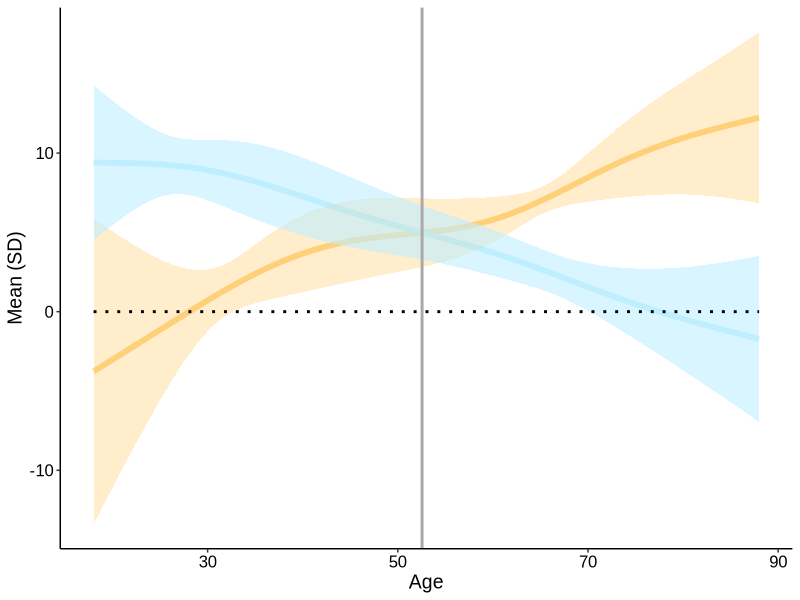
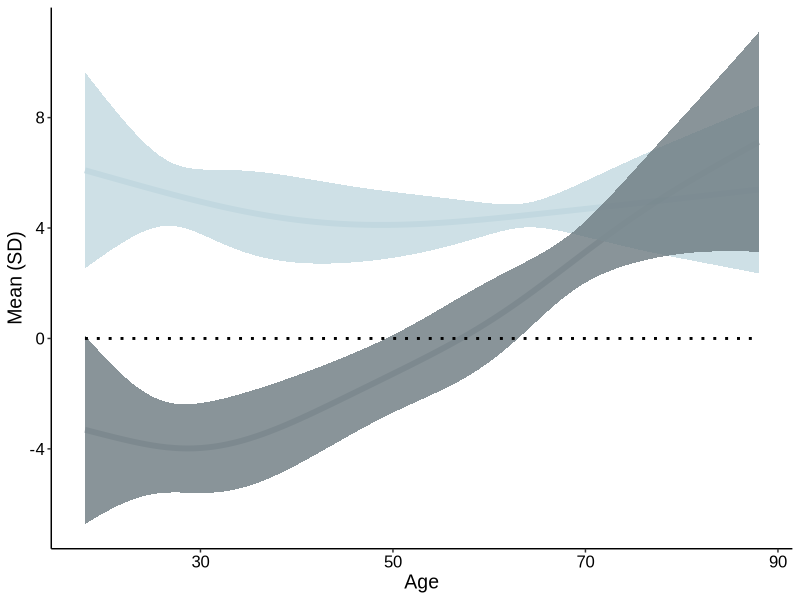
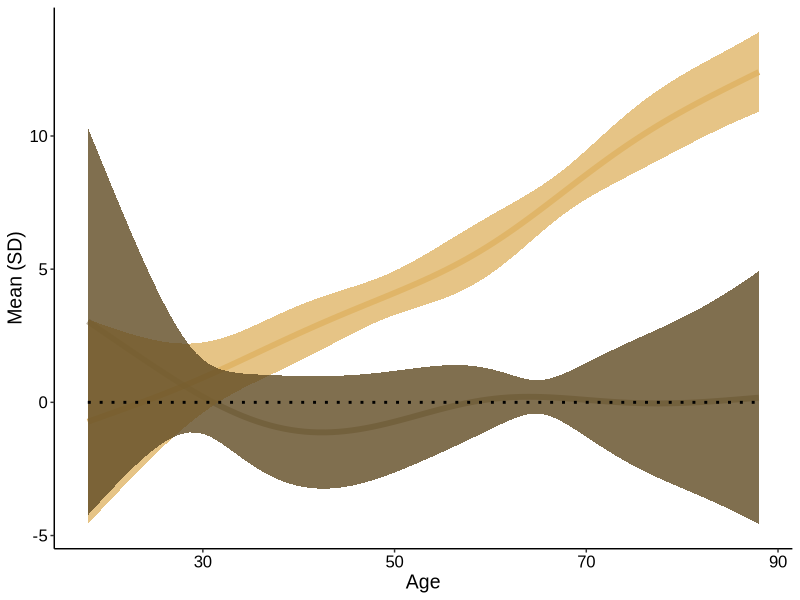

R code for these plots, in order:
################################################################################
# Written by Loïc Labache, Ph.D.                                               #
# Holmes Lab, Department of Psychiatry - Rutgers University                    #
# June 21, 2024                                                                #
################################################################################

# Libraries.....................................................................
#...............................................................................
packages = c("here", "dplyr", "stringr", "cluster", "ggplot2")
             
             
             
             # "readxl", "gamm4", "progress",
             # "tidyr", "", "ggplot2")
lapply(packages, require, character.only = T)

# Data..........................................................................
#...............................................................................
desc_lum = read.csv(here("Atlas", "language_memory_atlas.txt"))
traj_data_LRA = read.csv(here("Data", "trajectories_hrois.csv"))[, -1]
sig_roi = read.csv(here("Data", "effect_HemiByAge.csv"))[, -1]
beta_hemi = read.csv(here("Data", "effect_Hemi.csv"))
colnames(beta_hemi)[1] = "region"

# Data Wrangling................................................................
#...............................................................................
# Selecting Asymmetrical Trajectories...........................................
index_columns = grep("Asym.*pred|pred.*Asym",
                     colnames(traj_data_LRA), 
                     value = TRUE)
traj_data_all = traj_data_LRA %>%
  select(age, all_of(index_columns))
# Selecting Region with a Significant Hemisphere by Age Effect..................
pat_sig_roi = str_c(sig_roi[sig_roi$sig_roi == TRUE, ]$ROI,
                    collapse = "|")
index_sig_roi = colnames(traj_data_all)[str_detect(colnames(traj_data_all), 
                                               pat_sig_roi)]
traj_data = traj_data_all %>%
  select(age, all_of(index_sig_roi))
beta_hemi = beta_hemi[beta_hemi$region %in%
                        sig_roi[sig_roi$sig_roi == TRUE, ]$ROI, ]

# Partition Around Medoids Classification.......................................
#...............................................................................
# Computation Sum of Squares between Trajectories...............................
ssdist = as.matrix(dist(t(traj_data[, -1]), method = "euclidean"))^2
# Determination of the Number of Clusters.......................................
cl_sil = 2:7
sil_coef_dist = numeric(length(cl_sil))
for (i in seq_along(cl_sil)) {
  k = cl_sil[i]
  cl_dist = pam(ssdist, k = k, diss = TRUE)
  sil_dist = silhouette(cl_dist)
  sil_coef_dist[i] = summary(sil_dist)$avg.width
}
sols = data.frame("cl" = cl_sil, "dist" = sil_coef_dist)
nb_clust = sols$cl[sols$dist==max(sols$dist)] 
# Clustering....................................................................
pam_clust = pam(ssdist, k = nb_clust, diss = TRUE)
clusters = pam_clust$clustering

# Visualization Trajectories: Asymmetries.......................................
#...............................................................................
# Cluster 1.....................................................................
mean_beta_clusterOne = mean(beta_hemi[beta_hemi$region %in% 
                                        gsub("...Asym...pred", "", 
                                             names(clusters[clusters == 1])), ]$coef_hemi)
mean_clusterOne = rowMeans(traj_data[, colnames(traj_data) %in% 
                                       names(clusters[clusters == 1])]) 
mean_clusterOne = mean_clusterOne + mean_beta_clusterOne
sd_clusterOne = apply(traj_data[, colnames(traj_data) %in%
                                  names(clusters[clusters == 1])], 1, sd)
res_cOne = data.frame(mean_clusterOne, sd_clusterOne, age = traj_data$age)
# Cluster 2.....................................................................
mean_beta_clusterTwo = mean(beta_hemi[beta_hemi$region %in% 
                                        gsub("...Asym...pred", "", 
                                             names(clusters[clusters == 2])), ]$coef_hemi)
mean_clusterTwo = rowMeans(traj_data[, colnames(traj_data) %in% 
                                       names(clusters[clusters == 2])]) 
mean_clusterTwo = mean_clusterTwo + mean_beta_clusterTwo
sd_clusterTwo = apply(traj_data[, colnames(traj_data) %in%
                                  names(clusters[clusters == 2])], 1, sd)
res_cTwo = data.frame(mean_clusterTwo, sd_clusterTwo)
# Plot Parameters...............................................................
lab.size = 12
title.size = 14
line.thickness = 2
theme_perso = theme(text = element_text(family = "Arial"), 
                    plot.title = element_text(hjust=0.5),
                    axis.text.y = element_text(size=lab.size, colour = "black"),
                    axis.title.y = element_text(size=title.size,colour = "black"),
                    axis.text.x = element_text(size=lab.size,colour = "black"),
                    axis.title.x = element_text(size=title.size,colour = "black"),
                    axis.line = element_line(colour = "black", linewidth = 0.5))
col_cl_asym = c('lightblue1','orange1')
# Visualization.................................................................
res = data.frame(res_cOne, res_cTwo) %>% mutate(zero = 0)
traj_clusters = ggplot(res) +
  geom_line(aes(x = age, y = mean_clusterTwo), 
            col = col_cl_asym[2],
            linewidth = line.thickness, 
            alpha = 0.4) +
  geom_line(aes(x = age, y = mean_clusterOne), 
            col = col_cl_asym[1], 
            linewidth = line.thickness) +
  geom_ribbon(aes(x = age,
                  ymin = mean_clusterTwo - sd_clusterTwo,
                  ymax = mean_clusterTwo + sd_clusterTwo),
              alpha = 0.2, 
              fill = col_cl_asym[2]) +
  geom_ribbon(aes(x = age, 
                  ymin = mean_clusterOne - sd_clusterOne,
                  ymax = mean_clusterOne + sd_clusterOne),
              alpha = 0.6, 
              fill = col_cl_asym[1]) +
  geom_line(aes(x = age, y = zero), 
            col = "black",
            linewidth = (line.thickness/2), 
            linetype = 3) +
  xlab("Age") +
  ylab("Mean (SD)") +
  theme_classic() +
  theme_perso
# Intersection between Trajectories Curves.......................................
f1 = approxfun(ggplot_build(traj_clusters)$data[[1]]$x, 
               ggplot_build(traj_clusters)$data[[1]]$y)
f2 = approxfun(ggplot_build(traj_clusters)$data[[2]]$x, 
               ggplot_build(traj_clusters)$data[[2]]$y)
intersection_courbes = optimize(function(t0) abs(f1(t0) - f2(t0)), 
                                interval = range(ggplot_build(traj_clusters)$data[[1]]$x))
traj_clusters = traj_clusters + 
  geom_vline(xintercept = intersection_courbes$minimum,
             color = "darkgrey",
             linewidth = (line.thickness/2), 
             linetype = "solid")
traj_clusters

# Visualization Proportion of Clusters by Function..............................
#...............................................................................
# Clusters Proportion by Function...............................................
clusters_roi = data.frame(region = gsub("...Asym...pred", "", names(clusters)), 
                          Cluster = as.numeric(clusters))
cluster_desc = merge(desc_lum[desc_lum$Hemisphere == "L", ], 
                     clusters_roi, 
                     by.x = "abbreviation",
                     by.y = "region", 
                     all.x = TRUE)
cluster_desc$Cluster[is.na(cluster_desc$Cluster)] = 0
cluster_desc$Function = as.factor(ifelse(cluster_desc$Function !="L",
                                         "LM", "LCORE"))
cluster_desc$cluFact = factor(cluster_desc$Cluster,
                              levels = c("1", "2", "0"))
cluster_proportion = cluster_desc %>%
  count(Function, Cluster) %>%
  group_by(Cluster) %>%
  mutate(lab = round(prop.table(n) * 100, 2))
# Visualization.................................................................
prop_col = col_cl_asym
prop_col[3] = "#555555" # gray
prop_col = prop_col[c(3,1,2)]
cluster_proportion$lab = round(cluster_proportion$lab)
cluster_proportion$Cluster = factor(cluster_proportion$Cluster,
                                    levels = c("1", "2", "0"))
prop_lmn_byCluster = ggplot(cluster_proportion) +
  geom_col(alpha=0.5,
           aes(x = Function, 
               y = lab,
               fill = Cluster),
           position = "dodge") +
  scale_fill_manual(values = prop_col[c(2,3,1)]) +
  geom_text(aes(Function, lab, 
                label = sprintf("%2.1f", lab), 
                group = Cluster), 
            position = position_dodge(width = 0.9)) +
  theme_classic() +
  theme_perso + 
  theme(axis.title.x=element_blank(),
        axis.title.y=element_blank(),
        legend.position="none",
        axis.text.y=element_blank(),
        axis.ticks.y=element_blank(),
        axis.line.y=element_blank(),)
prop_lmn_byCluster

# Visualization Trajectories: by Hemispheres....................................
#...............................................................................
# Selecting Left Trajectories with a Significant Hemisphere by Age Effect.......
idx_col_L = grep("L.*pred|pred.*L",
                 colnames(traj_data_LRA), 
                 value = TRUE)
traj_data_L = traj_data_LRA %>%
  select(age, all_of(idx_col_L))
idx_sig_L = colnames(traj_data_L)[str_detect(colnames(traj_data_L), 
                                             pat_sig_roi)]
traj_data_L = traj_data_L %>%
  select(age, all_of(idx_sig_L))
# Selecting Right Trajectories with a Significant Hemisphere by Age Effect......
idx_col_R = grep("R.*pred|pred.*R",
                 colnames(traj_data_LRA), 
                 value = TRUE)
traj_data_R = traj_data_LRA %>%
  select(age, all_of(idx_col_R))
idx_sig_R = colnames(traj_data_R)[str_detect(colnames(traj_data_R), 
                                             pat_sig_roi)]
traj_data_R = traj_data_R %>%
  select(age, all_of(idx_sig_R))
# Average Trajectories By Hemisphere Cluster 1..................................
# Left..........................................................................
mean_clusterOne_L = rowMeans(traj_data_L[, colnames(traj_data_L) %in% 
                                           gsub("Asym", "L", names(clusters[clusters == 1]))]) 
mean_clusterOne_L = mean_clusterOne_L + mean_beta_clusterOne
sd_clusterOne_L = apply(traj_data_L[, colnames(traj_data_L) %in%
                                      gsub("Asym", "L", names(clusters[clusters == 1]))], 1, sd)
res_cOne_L = data.frame(mean_clusterOne_L, sd_clusterOne_L, age = traj_data_L$age)
# Right.........................................................................
mean_clusterOne_R = rowMeans(traj_data_R[, colnames(traj_data_R) %in% 
                                           gsub("Asym", "R", names(clusters[clusters == 1]))])
sd_clusterOne_R = apply(traj_data_R[, colnames(traj_data_R) %in%
                                      gsub("Asym", "R", names(clusters[clusters == 1]))], 1, sd)
res_cOne_R = data.frame(mean_clusterOne_R, sd_clusterOne_R, age = traj_data_R$age)
res_cOne_LR = data.frame(res_cOne_L, res_cOne_R) %>% mutate(zero = 0)
# Average Trajectories By Hemisphere Cluster 2..................................
# Left..........................................................................
mean_clusterTwo_L = rowMeans(traj_data_L[, colnames(traj_data_L) %in% 
                                           gsub("Asym", "L", names(clusters[clusters == 2]))]) 
mean_clusterTwo_L = mean_clusterTwo_L + mean_beta_clusterTwo
sd_clusterTwo_L = apply(traj_data_L[, colnames(traj_data_L) %in%
                                      gsub("Asym", "L", names(clusters[clusters == 2]))], 1, sd)
res_cTwo_L = data.frame(mean_clusterTwo_L, sd_clusterTwo_L, age = traj_data_L$age)
# Right.........................................................................
mean_clusterTwo_R = rowMeans(traj_data_R[, colnames(traj_data_R) %in% 
                                           gsub("Asym", "R", names(clusters[clusters == 2]))])
sd_clusterTwo_R = apply(traj_data_R[, colnames(traj_data_R) %in%
                                      gsub("Asym", "R", names(clusters[clusters == 2]))], 1, sd)
res_cTwo_R = data.frame(mean_clusterTwo_R, sd_clusterTwo_R, age = traj_data_R$age)
res_cTwo_LR = data.frame(res_cTwo_L, res_cTwo_R) %>% mutate(zero = 0)
# Visualization Cluster 1.......................................................
col_hemi_cOne = c("#C1D8DF", "#6C7A80")
traj_cOne = ggplot(res_cOne_LR) +
  geom_line(aes(x = age, y = mean_clusterOne_L), 
            col = col_hemi_cOne[1],
            linewidth = line.thickness) +
  geom_line(aes(x = age, y = mean_clusterOne_R), 
            col = col_hemi_cOne[2], 
            linewidth = line.thickness, 
            alpha = 0.4) +
  geom_ribbon(aes(x = age,
                  ymin = mean_clusterOne_L - sd_clusterOne_L,
                  ymax = mean_clusterOne_L + sd_clusterOne_L),
              alpha = 0.8, 
              fill = col_hemi_cOne[1]) +
  geom_ribbon(aes(x = age, 
                  ymin = mean_clusterOne_R - sd_clusterOne_R,
                  ymax = mean_clusterOne_R + sd_clusterOne_R),
              alpha = 0.8, 
              fill = col_hemi_cOne[2]) +
  geom_line(aes(x = age, y = zero), 
            col = "black",
            linewidth = (line.thickness/2), 
            linetype = 3) +
  xlab("Age") +
  ylab("Mean (SD)") +
  theme_classic() +
  theme_perso
traj_cOne
# Visualization Cluster 2.......................................................
col_hemi_cTwo = c("#DFB568","#604B24")
traj_cTwo = ggplot(res_cTwo_LR) +
  geom_line(aes(x = age, y = mean_clusterTwo_L), 
            col = col_hemi_cTwo[1],
            linewidth = line.thickness) +
  geom_line(aes(x = age, y = mean_clusterTwo_R), 
            col = col_hemi_cTwo[2], 
            linewidth = line.thickness, 
            alpha = 0.4) +
  geom_ribbon(aes(x = age,
                  ymin = mean_clusterTwo_L - sd_clusterTwo_L,
                  ymax = mean_clusterTwo_L + sd_clusterTwo_L),
              alpha = 0.8, 
              fill = col_hemi_cTwo[1]) +
  geom_ribbon(aes(x = age, 
                  ymin = mean_clusterTwo_R - sd_clusterTwo_R,
                  ymax = mean_clusterTwo_R + sd_clusterTwo_R),
              alpha = 0.8, 
              fill = col_hemi_cTwo[2]) +
  geom_line(aes(x = age, y = zero), 
            col = "black",
            linewidth = (line.thickness/2), 
            linetype = 3) +
  xlab("Age") +
  ylab("Mean (SD)") +
  theme_classic() +
  theme_perso
traj_cTwo